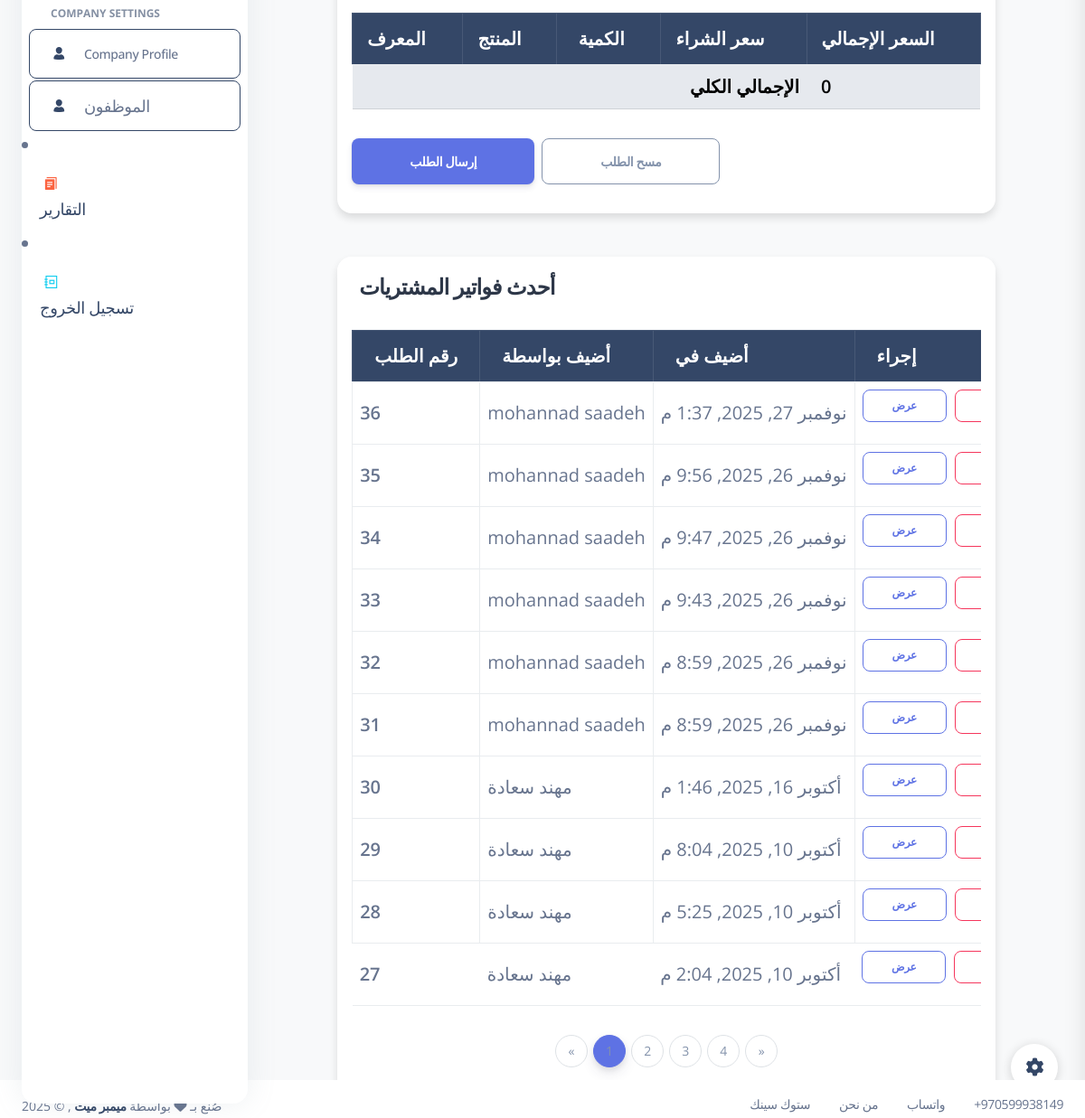
Before: /purchases (signed in, lower part) with the older database file.
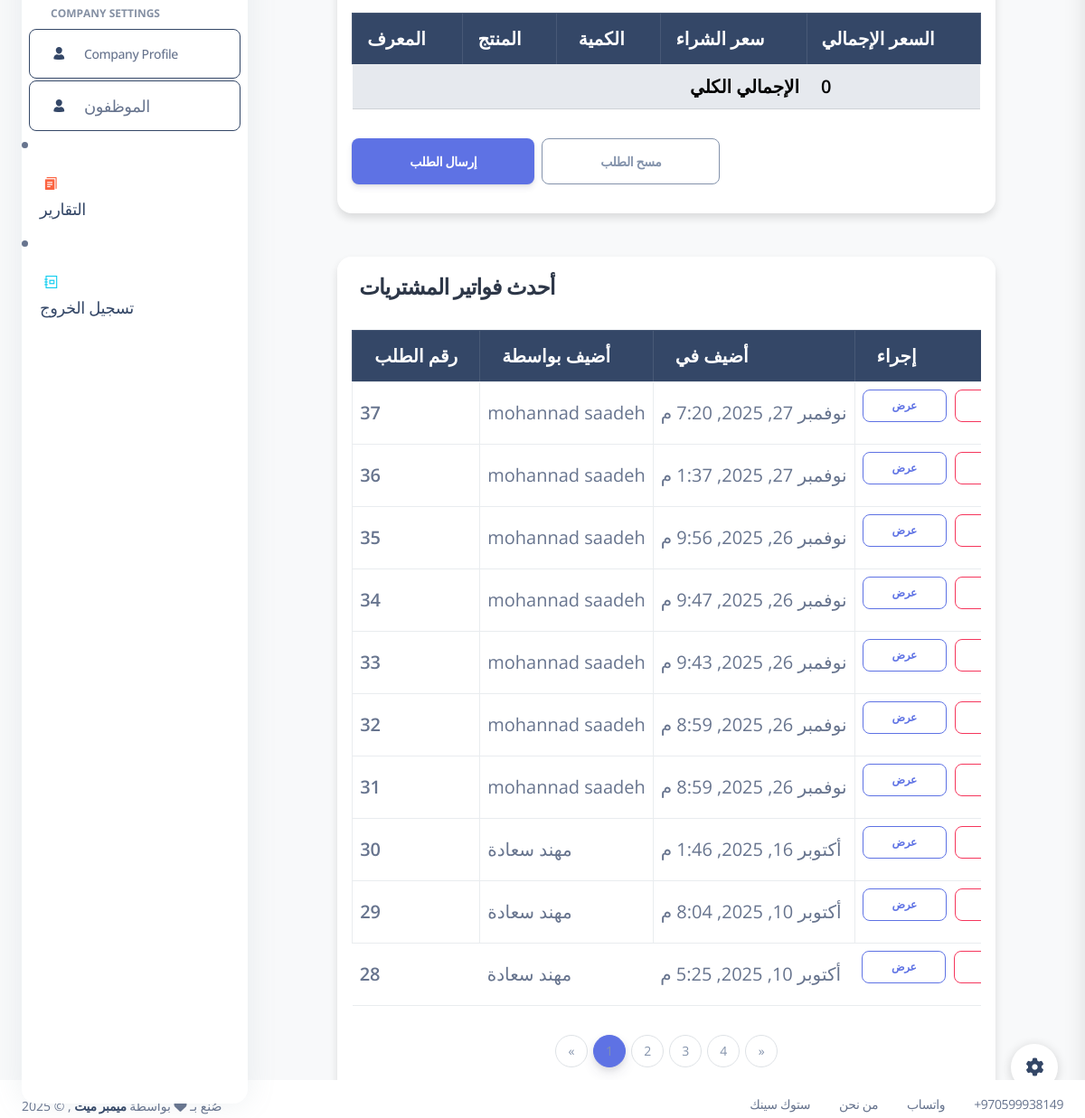
After: the same page with the newer database file.
### my_app/models.py (models this page shows)
class Purchase(models.Model): #i changed from Purchasing_invoice to Purchase >
    employee = models.ForeignKey(Employee , related_name="Purchases", on_delete=models.CASCADE) # RESTRICT  deleted >>  dont delete the item or ( default="Default", on_delete=models.SET_DEFAULT)
    supplier = models.ForeignKey('Supplier', related_name='purchases', on_delete=models.CASCADE, null=True, blank=True)
    total_amount = models.DecimalField(max_digits=10, decimal_places=2, default=0.00) # the total amount of the invoice
    payment_method = models.CharField(max_length=10, choices=pay_choices, default='cash')
    invoice_pay_method = models.CharField(max_length=10, choices=pay_choices, default='cash')  # Added field
    grand_total = models.DecimalField(max_digits=10, decimal_places=2, default=0.00)
    created_at = models.DateTimeField(auto_now_add=True)
    updated_at = models.DateTimeField(auto_now=True)
    objects = PurchaseManager()

class Employee(models.Model):
    first_name = models.CharField(max_length=255)
    last_name = models.CharField(max_length=255)
    email = models.EmailField(max_length=255)
    DOB = models.DateField()
    password = models.CharField(max_length=255)
    confirm_password = models.CharField(max_length=255)
    is_active = models.BooleanField(default=False)
    created_at = models.DateTimeField(auto_now_add=True)
    updated_at = models.DateTimeField(auto_now=True)
    objects = EmployeeManager()

### my_app/views.py (the view)
# urls.py: path('purchases', views.display_purchases),
def display_purchases(request):
    p_cart = _get_purchase_cart(request)
    grand_total = sum(float(item.get('total_price', 0)) for item in p_cart)
    invoices_qs = models.get_all_invoices()
    invoices_page_number = request.GET.get('invoices_page')
    invoices_paginator = Paginator(invoices_qs, 10)  # 10 invoices per page
    invoices_page = invoices_paginator.get_page(invoices_page_number)
    context = {
            'purchases_order': p_cart,
            'products': models.get_all_products(),#--------------------------------------------Mai
            'invoices' : invoices_page,
            'employee': models.get_employee_by_id(request.session['employee_id']),#--------------------------------------------Mai
            'grand_total': grand_total,
            'invoices_paginator': invoices_paginator,
            'suppliers': models.Supplier.objects.all(),
        }
    return render(request , 'purchase_invoices.html' ,context)

### my_app/models.py (called while the page is built)
def get_employee_by_id(id):
    return Employee.objects.get(id=id)

def get_all_products():
    return Product.objects.all()

def get_all_invoices():
    return Purchase.objects.all().order_by('-created_at')

### my_app/views.py (called while the page is built)
def _get_purchase_cart(request):
    return request.session.get('purchases_order', [])

### my_app/templates/purchase_invoices.html (shortened to what the changed rows need)
{% extends 'layouts/base.html' %}
{% load static %}
{% load i18n %}
{% block content %}
<div class="row justify-content-center">
  <div class="col-lg-10 col-md-12">
    <div class="card shadow-sm border-0 mt-5">
      <div class="card-body">
        <form action="/submet_purchase_order" method="post" class="mt-4">
          <div class="table-responsive">
            <table class="table table-hover table-bordered align-middle">
              <thead class="table-dark">
                <tr>
                  <th class="ps-3">{% trans "ID" %}</th>
                  <th class="ps-3">{% trans "Product" %}</th>
                  <th>{% trans "Quantity" %}</th>
                  <th class="ps-3">{% trans "Purchase Price" %}</th>
                  <th class="ps-3">{% trans "Total Price" %}</th>
                </tr>
              </thead>
            </table>
          </div>
        </form>
      </div>
    </div>
    <div class="card mt-5 shadow-sm border-0">
      <div class="card-body">
        <div class="table-responsive">
          <table class="table table-hover table-bordered align-middle">
            <thead class="table-dark">
              <tr>
                <th>{% trans "Order No." %}</th>
                <th>{% trans "Added by" %}</th>
                <th>{% trans "Added at" %}</th>
                <th>{% trans "Action" %}</th>
              </tr>
            </thead>
            <tbody>
              {% for invoice in invoices %}
              <tr>
                <td><span class="fw-bold">{{invoice.id}}</span></td>
                <td>{{invoice.employee.first_name}} {{invoice.employee.last_name}}</td>
                <td>{{invoice.created_at}}</td>
                <td>
                  <a href="/view_purchase_invoice/{{invoice.id}}" class="btn btn-outline-primary btn-sm me-1">{% trans "View" %}</a>
                  <a href="{% url 'purchase_return_create' invoice.id %}" class="btn btn-outline-danger btn-sm">{% trans "Return" %}</a>
                </td>
              </tr>
              {% endfor %}
            </tbody>
          </table>
        </div>
        {% if invoices_paginator.num_pages > 1 %}
        <nav aria-label="Invoices pagination">
          <ul class="pagination justify-content-center mt-3">
            {% for num in invoices.paginator.page_range %}
              {% if invoices.number == num %}
                <li class="page-item active"><span class="page-link">{{ num }}</span></li>
              {% else %}
                <li class="page-item"><a class="page-link" href="?invoices_page={{ num }}">{{ num }}</a></li>
              {% endif %}
            {% endfor %}
          </ul>
        </nav>
        {% endif %}
      </div>
    </div>
  </div>
</div>
{% endblock content %}

Changed rows visible on the page:
no longer on this page (row unchanged): Purchase: id "27", employee.first_name "مهند", employee.last_name "سعادة", created_at "أكتوبر 10, 2025, 2:04 م"
added Purchase: id "37", employee.first_name "mohannad", employee.last_name "saadeh", created_at "نوفمبر 27, 2025, 7:20 م"
